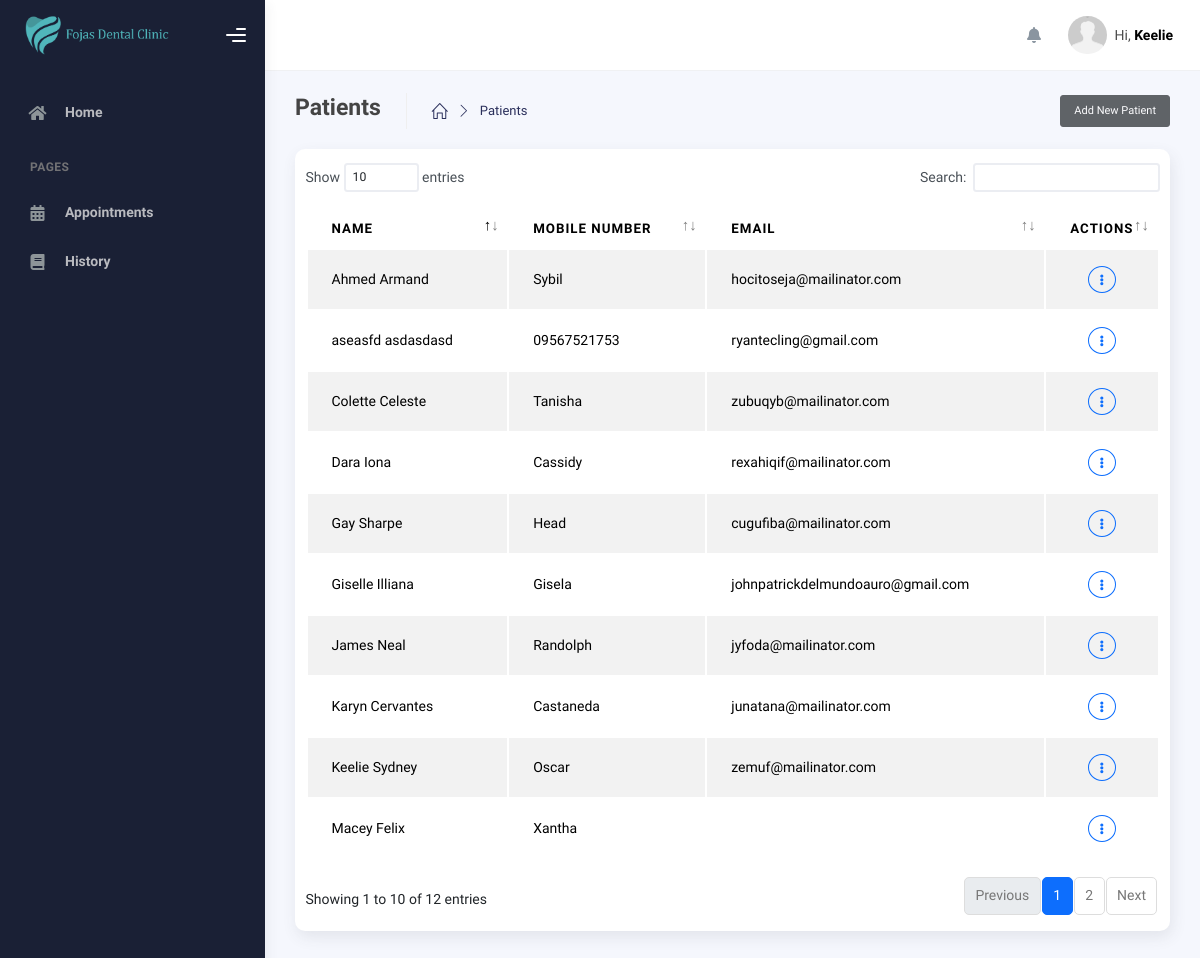
/modules/admin/patients.php (signed in), run on the app's committed database.
### tables this page shows
CREATE TABLE `users` (
  `id` int(11) NOT NULL,
  `user_id` int(100) NOT NULL,
  `role_id` int(11) NOT NULL,
  `first_name` varchar(250) NOT NULL,
  `middle_name` varchar(255) NOT NULL,
  `last_name` varchar(255) NOT NULL,
  `mobile_number` varchar(255) NOT NULL,
  `email` varchar(255) DEFAULT NULL,
  `password` varchar(255) NOT NULL,
  `date_of_birth` date NOT NULL,
  `date_created` date NOT NULL,
  `date_updated` date NOT NULL,
  `token` varchar(255) DEFAULT NULL,
  `address` varchar(255) DEFAULT NULL,
  `otp` varchar(100) DEFAULT NULL
);

### modules/queries/Users/patients.php (called while the page is built, shortened)
<?php
function getAllPatients($conn, $role) {
  $sql = "SELECT users.user_id,
      users.first_name,
      users.middle_name,
      users.last_name,
      users.mobile_number,
      users.email,
      users.password,
      users.date_of_birth,
      users.address,
      appointments.appointment_id,
      appointments.concern,
      appointments.confirmed,
      appointments.appointment_date,
      appointments.remarks
    FROM users
    LEFT JOIN appointments
    ON users.user_id = appointments.user_id
    WHERE users.role_id = ?";
  $stmt = mysqli_prepare($conn, $sql);
  mysqli_stmt_bind_param($stmt, "i", $role);
  mysqli_stmt_execute($stmt);
  return mysqli_stmt_get_result($stmt);
}

### modules/admin/patients.php (the view, shortened to what this page needs)
<?php
include_once($_SERVER['DOCUMENT_ROOT'] . '/dental_appointment/includes/header.php');
include_once($_SERVER['DOCUMENT_ROOT'] . '/dental_appointment/modules/queries/Users/patients.php');
?>
    <div class="wrapper">
        <?php include '../../includes/sidebar.php'; ?>
      <div class="main-panel">
        <?php include '../../includes/topbar.php'; ?>
        <div class="container">
          <div class="page-inner">
            <div class="page-header">
                <span class="d-flex justify-content-between align-items-center w-100">
                    <span class="d-flex">
                        <h4 class="page-title">Patients</h4>
                        <ul class="breadcrumbs d-flex justify-items-center align-items-center">
                            <li class="nav-home">
                            <a href="dashboard.php">
                                <i class="icon-home"></i>
                            </a>
                            </li>
                            <li class="separator">
                                <i class="icon-arrow-right"></i>
                            </li>
                            <li class="nav-item">
                                <a href="#">Patients</a>
                            </li>
                        </ul>
                    </span>
                    <a href="add-patient.php" class="btn btn-sm btn-dark op-7">Add New Patient</a>
                </span>
            </div>
            <div class="page-category">
                <div class="card py-3">
                    <div class="table-responsive">
                    <table id="dataTable" class="display table table-striped table-hover">
                        <thead>
                            <tr>
                                <th>Name</th>
                                <th>Mobile Number</th>
                                <th>Email</th>
                                <th style="width: 10%;">Actions</th>
                            </tr>
                        </thead>
                        <tbody>
                        <?php
                            $run_patients = getAllPatients($conn, "1");
                            if(mysqli_num_rows($run_patients) > 0){
                                foreach($run_patients as $row_patients){
                                    ?>
                                    <tr>
                                        <td><?php echo $row_patients['first_name'] . " " . $row_patients['last_name']?></td>
                                        <td><?php echo $row_patients['mobile_number']?></td>
                                        <td><?php echo $row_patients['email']?></td>
                                        <td class="d-flex justify-content-center">
                                            <div class="dropdown">
                                                <a class="btn btn-sm btn-outline-primary rounded-circle d-flex justify-content-center align-items-center" style="width: 12px;" data-bs-toggle="dropdown" aria-expanded="false">
                                                    <i class="fas fa-ellipsis-v"></i>
                                                </a>
                                            </div>
                                        </td>
                                    </tr>
                                    <?php
                                }
                            }
                            ?>
                        </tbody>
                        </table>
                    </div>
                </div>
            </div>
          </div>
        </div>
      </div>
    </div>
<?php
include_once($_SERVER['DOCUMENT_ROOT'] . '/dental_appointment/includes/scripts.php');
?>

### data on the page
users: first_name "Keelie", last_name "Sydney", mobile_number "Oscar", email "zemuf@mailinator.com"
users: first_name "Macey", last_name "Felix", mobile_number "Xantha"
users: first_name "Colette", last_name "Celeste", mobile_number "Tanisha", email "zubuqyb@mailinator.com"
users: first_name "Dara", last_name "Iona", mobile_number "Cassidy", email "rexahiqif@mailinator.com"
users: first_name "Giselle", last_name "Illiana", mobile_number "Gisela", email "johnpatrickdelmundoauro@gmail.com"
users: first_name "Ahmed", last_name "Armand", mobile_number "Sybil", email "hocitoseja@mailinator.com"
users: first_name "aseasfd", last_name "asdasdasd", mobile_number "09567521753", email "ryantecling@gmail.com"
users: first_name "Gay", last_name "Sharpe", mobile_number "Head", email "cugufiba@mailinator.com"
users: first_name "Karyn", last_name "Cervantes", mobile_number "Castaneda", email "junatana@mailinator.com"
users: first_name "James", last_name "Neal", mobile_number "Randolph", email "jyfoda@mailinator.com"

### other printed values
$first_name "Keelie"
